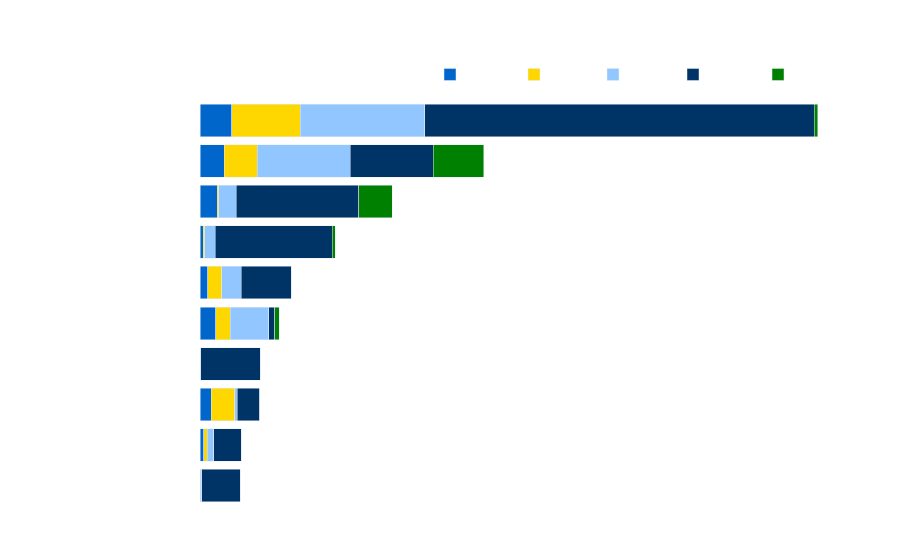

Notebook source saved alongside this figure:
### Code cell
top_10_renewables(2019)

### Figure 1 — Plotly figure (JSON) as saved in the notebook; plotly's stock layout.template omitted (floating-point values rounded to 4 significant figures)
{"data": [{"hovertemplate": "<b>%{x:.2f} Mtoe</b> Other Consumption in %{y}<extra></extra>", "marker": {"color": "#0066CC"}, "name": "Other", "orientation": "h", "type": "bar", "x": [0.645, 31.47, 92.28, 1.288, 125.3, 62.77, 26.77, 139.3, 194.0, 254.6], "y": ["Norway", "Turkey", "Japan", "Russia", "Germany", "India", "Canada", "Brazil", "United States", "China"]}, {"hovertemplate": "<b>%{x:.2f} Mtoe</b> Solar Consumption in %{y}<extra></extra>", "marker": {"color": "#FFD700"}, "name": "Solar", "orientation": "h", "type": "bar", "x": [0.279, 27.04, 186.4, 2.439, 117.7, 114.6, 10.68, 13.77, 268.3, 554.2], "y": ["Norway", "Turkey", "Japan", "Russia", "Germany", "India", "Canada", "Brazil", "United States", "China"]}, {"hovertemplate": "<b>%{x:.2f} Mtoe</b> Wind Consumption in %{y}<extra></extra>", "marker": {"color": "#92C6FF"}, "name": "Wind", "orientation": "h", "type": "bar", "x": [13.71, 53.74, 21.34, 0.78, 311.9, 156.8, 84.62, 138.3, 750.5, 1005.0], "y": ["Norway", "Turkey", "Japan", "Russia", "Germany", "India", "Canada", "Brazil", "United States", "China"]}, {"hovertemplate": "<b>%{x:.2f} Mtoe</b> Hydro Consumption in %{y}<extra></extra>", "marker": {"color": "#003366"}, "name": "Hydro", "orientation": "h", "type": "bar", "x": [310.2, 220.8, 183.1, 481.3, 50.0, 400.8, 945.9, 988.7, 671.4, 3144.0], "y": ["Norway", "Turkey", "Japan", "Russia", "Germany", "India", "Canada", "Brazil", "United States", "China"]}, {"hovertemplate": "<b>%{x:.2f} Mtoe</b> Biofuel Consumption in %{y}<extra></extra>", "marker": {"color": "#008000"}, "name": "Biofuel", "orientation": "h", "type": "bar", "x": [0, 0, 0, 0, 33.26, 1.295, 23.32, 270.9, 406.2, 27.58], "y": ["Norway", "Turkey", "Japan", "Russia", "Germany", "India", "Canada", "Brazil", "United States", "China"]}], "layout": {"barmode": "stack", "font": {"color": "white", "size": 12}, "hoverlabel": {"bgcolor": "white", "font": {"size": 16}}, "hovermode": "closest", "legend": {"font": {"size": 14}, "itemclick": false, "orientation": "h", "title": {"text": "Energy Type"}, "traceorder": "normal", "x": 1, "xanchor": "right", "y": 1.02, "yanchor": "bottom"}, "margin": {"b": 50, "l": 200, "r": 50, "t": 100}, "paper_bgcolor": "rgba(0,0,0,0)", "plot_bgcolor": "rgba(0,0,0,0)", "title": {"text": "Top 10 Countries for Renewable Energy Consumption in 2019"}, "xaxis": {"title": {"text": "Renewable Energy Consumption (Mtoe)"}}, "yaxis": {"title": {"text": "Country"}}}}
